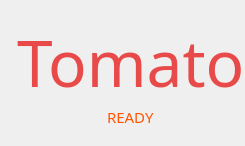
<?xml version="1.0" encoding="UTF-8"?>
<ui version="4.0">
 <class>contentWidget</class>
 <widget class="QWidget" name="contentWidget">
  <property name="geometry">
   <rect>
    <x>0</x>
    <y>0</y>
    <width>245</width>
    <height>124</height>
   </rect>
  </property>
  <property name="sizePolicy">
   <sizepolicy hsizetype="MinimumExpanding" vsizetype="MinimumExpanding">
    <horstretch>0</horstretch>
    <verstretch>0</verstretch>
   </sizepolicy>
  </property>
  <property name="maximumSize">
   <size>
    <width>16777215</width>
    <height>16777215</height>
   </size>
  </property>
  <property name="windowTitle">
   <string>contentWidget</string>
  </property>
  <layout class="QHBoxLayout" name="horizontalLayout_2" stretch="1,5">
   <property name="spacing">
    <number>0</number>
   </property>
   <property name="leftMargin">
    <number>0</number>
   </property>
   <property name="topMargin">
    <number>9</number>
   </property>
   <property name="rightMargin">
    <number>0</number>
   </property>
   <property name="bottomMargin">
    <number>9</number>
   </property>
   <item>
    <layout class="QVBoxLayout" name="verticalLayout">
     <item>
      <widget class="eventColorButton" name="settingbutton" native="true"/>
     </item>
     <item>
      <widget class="eventColorButton" name="stopbutton" native="true"/>
     </item>
     <item>
      <widget class="eventColorButton" name="playbutton" native="true"/>
     </item>
     <item>
      <widget class="eventColorButton" name="restartbutton" native="true"/>
     </item>
    </layout>
   </item>
   <item>
    <layout class="QHBoxLayout" name="horizontalLayout">
     <property name="topMargin">
      <number>0</number>
     </property>
     <item>
      <layout class="QVBoxLayout" name="verticalLayout_2" stretch="3,1">
       <property name="leftMargin">
        <number>7</number>
       </property>
       <property name="topMargin">
        <number>9</number>
       </property>
       <property name="bottomMargin">
        <number>9</number>
       </property>
       <item alignment="Qt::AlignmentFlag::AlignHCenter">
        <widget class="QLabel" name="label">
         <property name="font">
          <font>
           <family>Bahnschrift SemiLight</family>
           <pointsize>48</pointsize>
          </font>
         </property>
         <property name="styleSheet">
          <string notr="true">QLabel{
	color: rgb(232, 74, 74);
}</string>
         </property>
         <property name="text">
          <string>Tomato</string>
         </property>
        </widget>
       </item>
       <item alignment="Qt::AlignmentFlag::AlignHCenter">
        <widget class="QLabel" name="grouplabel">
         <property name="font">
          <font>
           <family>Bahnschrift Light</family>
           <pointsize>11</pointsize>
          </font>
         </property>
         <property name="styleSheet">
          <string notr="true">QLabel{
	
	color: rgb(255, 85, 0);
}</string>
         </property>
         <property name="text">
          <string>READY</string>
         </property>
        </widget>
       </item>
      </layout>
     </item>
    </layout>
   </item>
  </layout>
 </widget>
 <customwidgets>
  <customwidget>
   <class>eventColorButton</class>
   <extends>QWidget</extends>
   <header>eventcolorbutton.h</header>
   <container>1</container>
  </customwidget>
 </customwidgets>
 <resources/>
 <connections/>
</ui>
